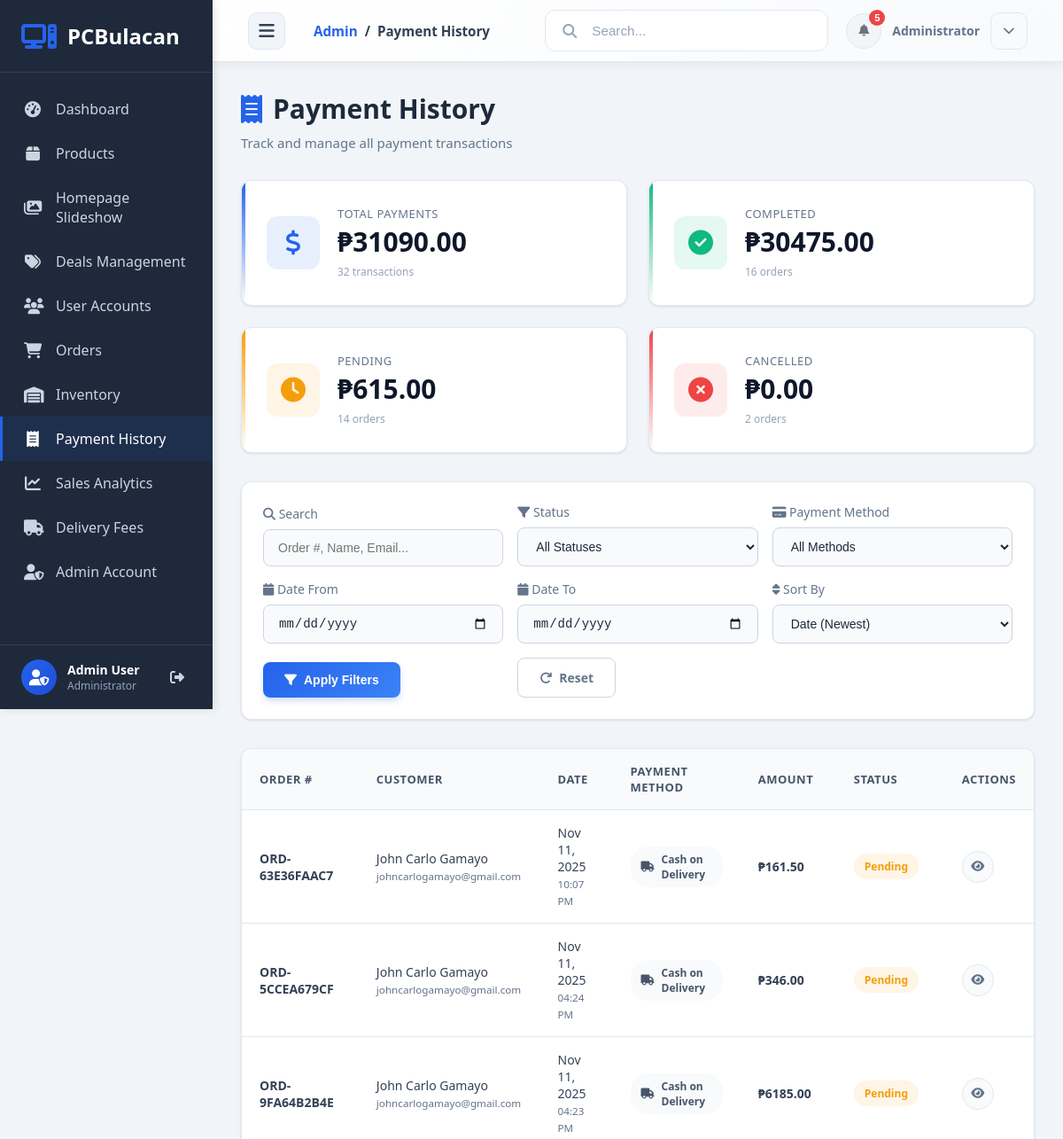
The page /dashboard/payment-history/ (signed in, upper part) on the database as committed earlier.
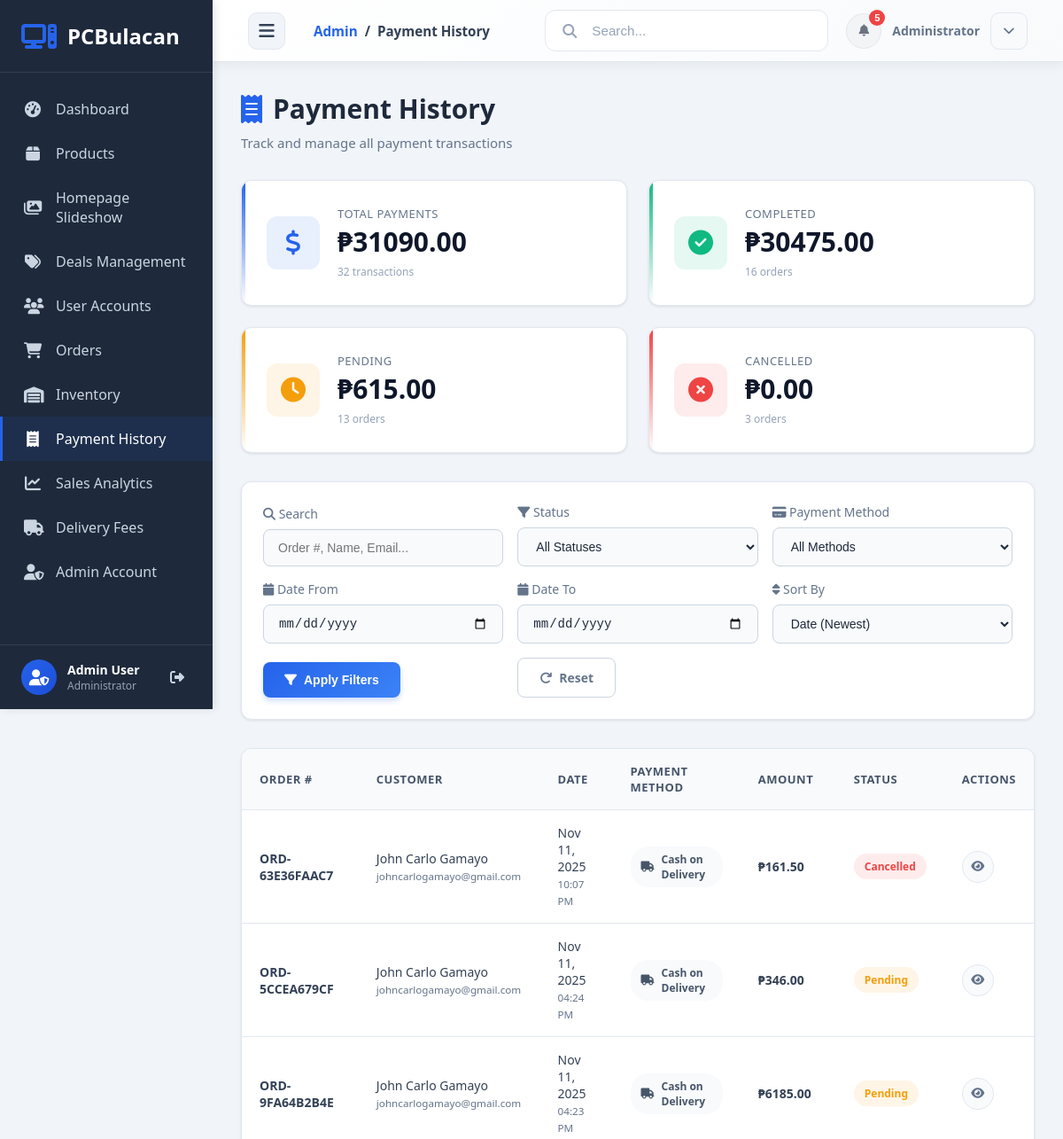
The same page on the database as committed later.
### orders/models.py (models this page shows, shortened)
class Order(models.Model):
    STATUS_CHOICES = [
        ('pending', 'Pending'),
        ('processing', 'Processing'),
        ('shipped', 'Shipped'),
        ('delivered', 'Delivered'),
        ('received', 'Received'),
        ('cancelled', 'Cancelled'),
    ]
    PAYMENT_CHOICES = [
        ('cod', 'Cash on Delivery'),
        ('gcash', 'GCash'),
        ('paymaya', 'PayMaya'),
    ]
    user = models.ForeignKey(settings.AUTH_USER_MODEL, on_delete=models.CASCADE, related_name='orders')
    order_number = models.CharField(max_length=20, unique=True)
    shipping_address = models.ForeignKey('accounts.UserAddress', on_delete=models.SET_NULL, null=True, blank=True, related_name='orders')
    full_name = models.CharField(max_length=200)
    email = models.EmailField()
    phone = models.CharField(max_length=20)
    address = models.TextField()
    city = models.CharField(max_length=100)
    state = models.CharField(max_length=100)
    zip_code = models.CharField(max_length=10)
    status = models.CharField(max_length=20, choices=STATUS_CHOICES, default='pending')
    payment_method = models.CharField(max_length=20, choices=PAYMENT_CHOICES, default='cod')
    payment_screenshot = models.ImageField(upload_to='payment_screenshots/', null=True, blank=True)
    subtotal = models.DecimalField(max_digits=10, decimal_places=2)
    shipping_cost = models.DecimalField(max_digits=10, decimal_places=2, default=0.00)
    total = models.DecimalField(max_digits=10, decimal_places=2)
    notes = models.TextField(blank=True)
    created_at = models.DateTimeField(auto_now_add=True)
    updated_at = models.DateTimeField(auto_now=True)
    class Meta:
        verbose_name = 'Order'
        verbose_name_plural = 'Orders'
        ordering = ['-created_at']

### dashboard/views.py (the view, shortened to what this page needs)
# urls.py: path('payment-history/', views.payment_history, name='payment_history'),
@staff_member_required
def payment_history(request):
    from django.db.models import Q, Sum, Count
    from django.core.paginator import Paginator
    status_filter = request.GET.get('status', '')
    payment_method = request.GET.get('payment_method', '')
    date_from = request.GET.get('date_from', '')
    date_to = request.GET.get('date_to', '')
    search = request.GET.get('search', '')
    sort = request.GET.get('sort', 'date_desc')
    orders = Order.objects.select_related('user').all()
    if status_filter:
        orders = orders.filter(status=status_filter)
    if payment_method:
        orders = orders.filter(payment_method=payment_method)
    if date_from:
        from datetime import datetime
        date_from_obj = datetime.strptime(date_from, '%Y-%m-%d').date()
        orders = orders.filter(created_at__date__gte=date_from_obj)
    if date_to:
        from datetime import datetime
        date_to_obj = datetime.strptime(date_to, '%Y-%m-%d').date()
        orders = orders.filter(created_at__date__lte=date_to_obj)
    if sort == 'date_asc':
        orders = orders.order_by('created_at')
    elif sort == 'amount_desc':
        orders = orders.order_by('-total')
    elif sort == 'amount_asc':
        orders = orders.order_by('total')
    else:  # date_desc (default)
        orders = orders.order_by('-created_at')
    all_orders = Order.objects.all()
    revenue_orders = all_orders.filter(
        Q(payment_method='cod', status='received') |
        Q(~Q(payment_method='cod'), ~Q(status='cancelled'))
    )
    summary = {
        'total_payments': all_orders.count(),
        'total_amount': revenue_orders.aggregate(total=Sum('total'))['total'] or 0,
        'completed_count': all_orders.filter(
            status__in=['shipped', 'delivered', 'received']
        ).count(),
        'completed_amount': all_orders.filter(
            status__in=['shipped', 'delivered', 'received']
        ).filter(
            Q(payment_method='cod', status='received') |
            Q(~Q(payment_method='cod'))
        ).aggregate(total=Sum('total'))['total'] or 0,
        'pending_count': all_orders.filter(status='pending').count(),
        'pending_amount': all_orders.filter(
            status='pending'
        ).exclude(payment_method='cod').aggregate(total=Sum('total'))['total'] or 0,
        'failed_count': all_orders.filter(status='cancelled').count(),
        'failed_amount': 0,  # Cancelled orders don't count towards revenue
    }
    statuses = Order.objects.values_list('status', flat=True).distinct().order_by('status')
    payment_methods = Order.objects.values_list('payment_method', flat=True).distinct().order_by('payment_method')
    paginator = Paginator(orders, 10)  # 10 orders per page
    page_number = request.GET.get('page', 1)
    page_obj = paginator.get_page(page_number)
    context = {
        'orders': page_obj,
        'summary': summary,
        'statuses': statuses,
        'payment_methods': payment_methods,
        'status_filter': status_filter,
        'payment_method': payment_method,
        'date_from': date_from,
        'date_to': date_to,
        'search': search,
        'sort': sort,
        'page_obj': page_obj,
    }
    return render(request, 'dashboard/payment_history.html', context)

### accounts/models.py (called while the page is built)
    def get_full_name(self):
        full_name = f'{self.first_name} {self.last_name}'
        return full_name.strip()

### orders/context_processors.py (called while the page is built)
def cart_context(request):
    if request.user.is_authenticated:
        cart, created = Cart.objects.get_or_create(user=request.user)
        return {
            'cart': cart,
            'cart_count': cart.total_items
        }
    return {
        'cart': None,
        'cart_count': 0
    }

### orders/models.py (called while the page is built)
    @property
    def total_items(self):
        return sum(item.quantity for item in self.items.all())

### templates/dashboard/payment_history.html (shortened to what the changed rows need)
{% extends 'admin_base.html' %}
{% load static %}
{% block extra_css %}
<link rel="stylesheet" href="https://cdnjs.cloudflare.com/ajax/libs/font-awesome/6.4.0/css/all.min.css">
{% endblock %}
{% block content %}
<div class="admin-content">
    <div class="payments-container">
        <div class="page-header">
            <h1><i class="fas fa-receipt"></i> Payment History</h1>
        </div>
        <div class="summary-cards">
            <div class="summary-card pending">
                <div class="summary-details">
                    <p class="summary-title">Pending</p>
                    <p class="summary-value">₱{{ summary.pending_amount|floatformat:2 }}</p>
                    <small class="summary-subtitle">{{ summary.pending_count }} orders</small>
                </div>
            </div>
            <div class="summary-card failed">
                <div class="summary-details">
                    <p class="summary-title">Cancelled</p>
                    <p class="summary-value">₱{{ summary.failed_amount|floatformat:2 }}</p>
                    <small class="summary-subtitle">{{ summary.failed_count}} orders</small>
                </div>
            </div>
        </div>
        <div class="payments-table-wrapper">
            {% if orders %}
            <table class="payments-table">
                <thead>
                    <tr>
                        <th>Order #</th>
                        <th>Customer</th>
                        <th>Date</th>
                        <th>Payment Method</th>
                        <th>Amount</th>
                        <th>Status</th>
                        <th>Actions</th>
                    </tr>
                </thead>
                <tbody>
                    {% for order in orders %}
                    <tr>
                        <td><strong>{{ order.order_number }}</strong></td>
                        <td>
                            <div>{{ order.full_name }}</div>
                            <small style="color: #64748b;">{{ order.email }}</small>
                        </td>
                        <td>{{ order.created_at|date:"M d, Y" }}<br><small style="color: #64748b;">{{ order.created_at|time:"h:i A" }}</small></td>
                        <td>
                            <span class="payment-method-badge">
                                <i class="fas fa-{% if order.payment_method == 'cod' %}truck{% elif order.payment_method == 'gcash' %}wallet{% else %}credit-card{% endif %}"></i>
                                {{ order.get_payment_method_display }}
                            </span>
                        </td>
                        <td><strong>₱{{ order.total|floatformat:2 }}</strong></td>
                        <td>
                            <span class="status-badge status-{{ order.status }}">
                                {{ order.get_status_display }}
                            </span>
                        </td>
                        <td>
                            <button class="action-btn" onclick="viewPayment('{{ order.order_number }}')" title="View Details">
                                <i class="fas fa-eye"></i>
                            </button>
                        </td>
                    </tr>
                    {% endfor %}
                </tbody>
            </table>
            {% else %}
            <div class="empty-state">
                <i class="fas fa-receipt"></i>
                <h3>No Payments Found</h3>
                <p>No payment records match your current filters. Try adjusting your search criteria.</p>
            </div>
            {% endif %}
        </div>
    </div>
</div>
{% endblock %}

Rows that differ between the two databases and show on the page:
changed Order "ORD-63E36FAAC7": status "Pending" → "Cancelled"
Other text that changed with them:
{{ summary.pending_count }}: "14" → "13"
{{ summary.failed_count }}: "2" → "3"
